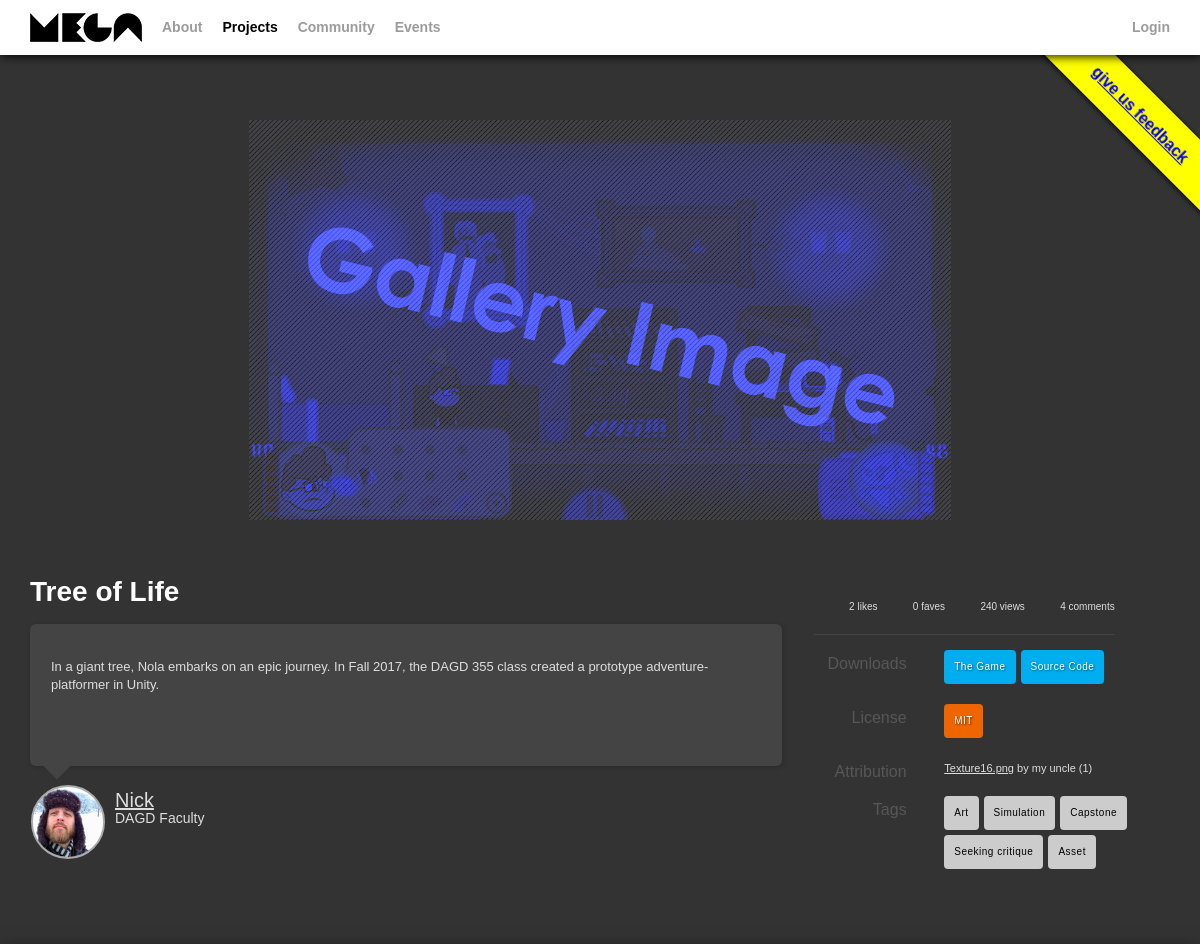
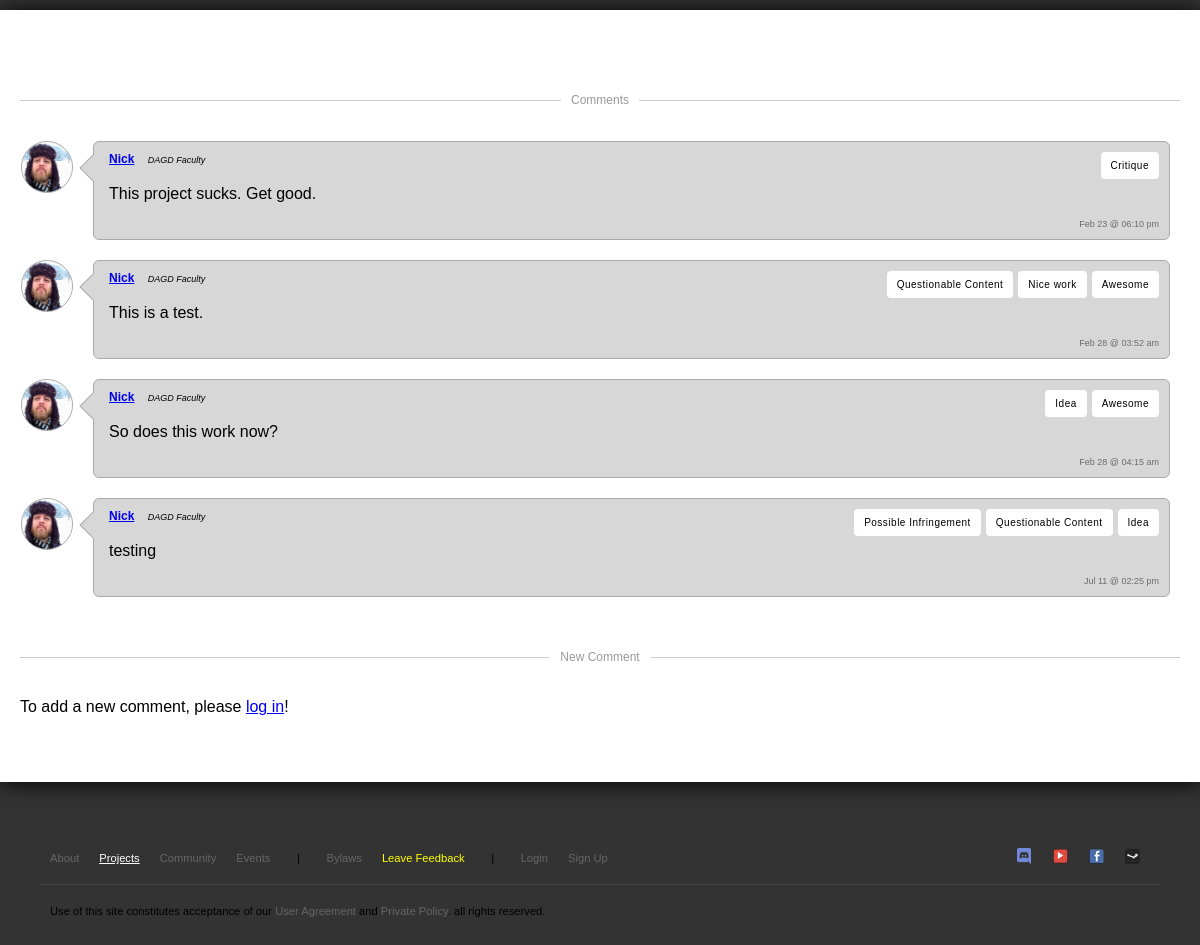
Page /project.php?id=1 on the committed database (2 pictures, top to bottom).
### tables this page shows
CREATE TABLE `projects` (
  `id` int(11) NOT NULL,
  `title` varchar(64) NOT NULL,
  `description` text NOT NULL,
  `user_id` int(11) NOT NULL,
  `license_id` int(11) NOT NULL
);

CREATE TABLE `users` (
  `id` int(11) NOT NULL,
  `alias` varchar(32) NOT NULL,
  `title` varchar(64) NOT NULL,
  `first` varchar(32) NOT NULL,
  `last` varchar(32) NOT NULL,
  `email` varchar(32) NOT NULL,
  `hash` varchar(64) NOT NULL,
  `date_signup` timestamp NOT NULL DEFAULT CURRENT_TIMESTAMP,
  `is_approved` tinyint(1) NOT NULL DEFAULT '0' COMMENT 'Whether or not the user has been approved.',
  `is_admin` tinyint(1) NOT NULL DEFAULT '0' COMMENT 'Whether or not the user has admin rights.',
  `is_mod` tinyint(1) NOT NULL DEFAULT '0' COMMENT 'Whether or not the user has moderation rights.',
  `bio` text NOT NULL COMMENT 'Stores the user''s bio to be displayed on their profile page.',
  `resume` varchar(256) NOT NULL COMMENT 'Stores the URL to the user''s resume.',
  `avatar` varchar(256) NOT NULL COMMENT 'Stores the URL to the profile picture.'
);

CREATE TABLE `licenses` (
  `id` int(11) NOT NULL,
  `title` varchar(32) NOT NULL,
  `copy` text NOT NULL,
  `link` varchar(128) NOT NULL
);

CREATE TABLE `project_attribution` (
  `id` int(11) NOT NULL,
  `project_id` int(11) NOT NULL,
  `work` varchar(64) NOT NULL,
  `creator` varchar(64) NOT NULL,
  `user_id` int(11) NOT NULL,
  `license_id` int(11) NOT NULL,
  `work_link` varchar(128) NOT NULL
);

CREATE TABLE `tags_projects` (
  `id` int(11) NOT NULL,
  `text` varchar(32) NOT NULL
);

CREATE TABLE `comments_projects` (
  `id` int(11) NOT NULL,
  `user_id` int(11) NOT NULL,
  `project_id` int(11) NOT NULL,
  `date_posted` timestamp NOT NULL DEFAULT CURRENT_TIMESTAMP,
  `comment` text NOT NULL
);

### includes/class.User.php (called while the page is built, shortened)
<?
include_once "class.CoolDB.php";
include_once "functions.php";
class User {
    static function current(){
        return null;
    }
    static function isLoggedIn():bool {
        $user = User::current();
        return (!empty($user));
    }
    static function avatar($user):string{
        $default = "imgs/placeholder-avatar1.jpg";
        $email = "";
        if(is_string($user)) $email = $user;
        if(is_array($user) && array_key_exists('email', $user)) $email = $user['email'];
        $url = "media/avatars/$email.png";
        return file_exists($url) ? $url : $default;
    }
}
?>

### includes/class.CoolDB.php (called while the page is built, shortened)
<?
class CoolDB {
    static $pdo;
    function connect(){
        if(empty(CoolDB::$pdo)) {
            try {
                CoolDB::$pdo = new PDO(DB::HOST, DB::USER, DB::PASS);
            } catch (Exception $e){
                die("uh oh! it looks like our database is down...");
            }
        }
        return CoolDB::$pdo ? true : false;
    }
    function query(string $query, array $params){
        $stmt = CoolDB::$pdo->prepare($query);
        $stmt->execute($params);
        $res = (array) $stmt->fetchAll(PDO::FETCH_ASSOC);
        return $res;
    }
}
?>

### includes/functions.php (called while the page is built, shortened)
<?
function easyDate($mysql){
    return date('M d @ h:i a', strtotime($mysql));
}
function array_key($arr, $key){
    return array_key_exists($key, $arr) ? $arr[$key] : '';
}
function get(string $str){
    $res=array_key($_GET, $str);
    return $res;
}
?>

### project.php (the view, shortened to what this page needs)
<?
include_once "includes/functions.php";
include_once "includes/templates.php";
include_once "includes/class.CoolDB.php";
include_once "includes/class.User.php";
$id = intval(get("id"));
$cURL = $_SERVER['REQUEST_URI'];
$db = new CoolDB();
$sql = "SELECT p.*, likes.num_likes, faves.num_faves, l.title AS 'license_title', l.copy AS 'license_copy', l.link AS 'license_link'
FROM
	projects p, licenses l,
	(SELECT COUNT(user_id) AS num_likes FROM project_likes WHERE project_id=?) likes,
    (SELECT COUNT(user_id) AS num_faves FROM project_faves WHERE project_id=?) faves
WHERE p.id=? AND l.id=p.license_id";
$rows = $db->query($sql, array($id, $id, $id));
$project = $rows[0];
$comments = $db->query("SELECT u.alias AS 'user_name', u.title AS 'user_title', u.avatar AS 'user_avatar', u.email AS 'user_email', c.*, GROUP_CONCAT(t.text) AS 'tags' FROM comments_projects c, comments_projects_tags j, tags_comments t, users u WHERE c.project_id=? AND t.id = j.tag_id AND j.comment_id = c.id AND u.id=c.user_id GROUP BY c.id", array($id));
$tags = $db->query("SELECT t.* FROM project_tags j, tags_projects t WHERE j.project_id=? AND j.tag_id = t.id;", array($id));
$attribution = $db->query("SELECT * FROM `project_attribution` WHERE `project_id` = ?;", array($id));
$creator = $db->query("SELECT * FROM `users` WHERE `id`=?;", array($project['user_id']))[0];
$likeButtonClass="button";
$faveButtonClass="button";
$showButtons=false;
beginPage("projects");
mainMenu();
?>
        <div class="tray">
            <div class="feature">
                <img src="imgs/placeholder-gallery-image.png">
            </div>
            <article>
                <h1><?=$project["title"]?></h1>
                <div class="bubble bottom">
                    <p><?=$project["description"]?></p>
                    <div class="arrow bottom-left">
                        <div class="blocker"></div>
                    </div>
                </div>
                <div class="creator">
                    <div class="avatar"><img src="<?=User::avatar($creator)?>"></div>
                    <h2><a href='profile.php?id=<?=$creator['id']?>' ><?=$creator['alias']?></a></h2>
                    <h3><?=$creator['title']?></h3>
                </div>
            </article>
            <aside>
                <div class="stats">
                    <? if($showButtons){ ?>
                    <a id="bttnLike" class="<?=$likeButtonClass?>"><span class='count'><?=$project['num_likes']?></span> likes<span class="icon"></span></a>
                    <a id="bttnFave" class="<?=$faveButtonClass?>"><span class='count'><?=$project['num_faves']?></span> faves<span class="icon"></span></a>
                    <? } else { ?>
                    <div><?=$project['num_likes']?> likes</div>
                    <div><?=$project['num_faves']?> faves</div>
                    <? } ?>
                    <div>240 views</div>
                    <div><?=count($comments)?> comments</div>
                </div>
                <div class="hr"></div>
                <div class="split">
                    <div>Downloads</div>
                    <div>
                        <a href="#" class="button">The Game</a>
                        <a href="#" class="button">Source Code</a>
                    </div>
                </div>
                <? if(!empty($project["license_id"])) { ?>
                <div class="split">
                    <div>License</div>
                    <div><a href="<?=$project["license_link"]?>" target="_blank" class="button license"><?=$project["license_title"]?>
                    </a></div>
                </div>
                <? } ?>
                <? if(count($attribution) > 0){ ?>
                <div class="split">
                    <div>Attribution</div>
                    <div>
                        <ul>
                            <? foreach($attribution as $attr){ ?>
                            <li><a href="<?=$attr['work_link']?>" class="work"><?=$attr['work']?></a> by <?=$attr['creator']?> <span class="license">(<?=$attr['license_id']?>)</span></li>
                            <? } ?>
                        </ul>
                    </div>
                </div>
                <? } ?>
                <div class="split">
                    <div>Tags</div>
                    <div>
                        <? foreach($tags as $tag){ ?>
                        <a href="projects.php?tag=<?=$tag['id']?>" class="tag button"><?=$tag["text"]?></a>
                        <? } ?>
                    </div>
                </div>
            </aside>
            <footer></footer>
        </div>
        <div class="content">
            <section>
                <div class="hr text"><h3><span>Comments</span></h3></div>
                <?
                foreach($comments as $comment){
                    comment($comment);
                }
                ?>
            </section>
            <section>
                <div class="hr text"><h3><span>New Comment</span></h3></div>
                <? if(User::isLoggedIn()) { ?>
                <form method="post" action="project.php?id=<?=$id?>">
                    <p>Choose some tags to accompany your comment:</p>
                    <div class='tag-picker'>
                    <?
                    $commentTags = $db->query("SELECT * FROM `tags_comments` ORDER BY `warn` ASC;", array());
                    foreach($commentTags as $tag){
                        $name = "commentFormTag".$tag['id'];
                        $value = $tag['text'];
                        $class = $tag['warn'] ? "issue" : "";
                        ?>
                        <input type="checkbox" value="<?=$value?>" name="<?=$name?>" id="<?=$name?>">
                        <label class="<?=$class?>" for="<?=$name?>"><?=$value?></label>
                    <? } ?>
                    </div>
                    <div class="clear"></div>
                    <p>What would you like to say?</p>
                    <textarea name="comment" style="width:100%;max-width:100%;min-width:100%;min-height:50px;height:100px;max-height:300px;"></textarea>
                    <button type="submit" id="submit-bttn">Submit</button>
                </form>
                <? } else { ?>
                <p>To add a new comment, please <a href="login.php?redirect=<?echo urlencode($cURL);?>">log in</a>!</p>
                <? } ?>
            </section>
        </div>
<? endPage(); ?>

### includes/templates.php (shortened to what this page needs)
<?
include_once "class.User.php";
function beginPage(string $class = "", $css = null){
    ?><!doctype html><html lang="en-US">
    <head><link href="styles/main.css" rel="stylesheet">
    </head><body class="<? echo $class; ?>">
    <div id="bug-issues"><a href="https://github.com/nickworks/megaworks/issues" target="_blank">give us feedback</a></div>
<?}
function endPage(){
    $showProfile = User::isLoggedIn();
    $cURL = $_SERVER['REQUEST_URI'];
    $uid = User::current()['id'];
    ?><footer class="footer">
        <nav>
            <ul>
                <li><a class="about" href="about.php">About</a></li>
                <li><a class="projects" href="projects.php">Projects</a></li>
                <li><a class="talk" href="talk.php">Community</a></li>
                <li><a class="events" href="events.php">Events</a> </li>
                <li>|</li>
                <li><a class="bylaws" href="https://docs.google.com/document/d/1GaI0X1x5A0B0OwSkmx-xA56ebZ8_UZMd-PDjs18u9YQ/edit?usp=sharing">Bylaws</a></li>
                <li><a id="feedback" href="https://github.com/nickworks/megaworks/issues">Leave Feedback</a> </li>
                <li>|</li>
                <? if($showProfile) { ?>
                    <li><a class="profile" href="profile.php?id=<? echo $uid; ?>">My Account</a></li>
                    <li><a href="logout.php?redirect=<?echo urlencode($cURL);?>">Sign Out</a></li>
                <? } else { ?>
                    <li><a class="login" href="login.php?redirect=<?echo urlencode($cURL);?>">Login</a></li>
                    <li><a class="signup" href="signup.php">Sign Up</a></li>
                <? } ?>
                <li class="spacer"></li>
                <li><a class="discord" href="https://discord.gg/jySFz6V" target="_blank"><span class="hide">Discord</span></a> </li>
                <li><a class="youtube" href="https://youtu.be/cSGKClvHmrI" target="_blank"><span class="hide">Youtube</span></a></li>
                <li><a class="facebook" href="https://www.facebook.com/groups/31875193841/" target="_blank"><span class="hide">Facebook</span></a></li>
                <li><a class="steam" href="https://steamcommunity.com/groups/fsu-dagd" target="_blank"><span class="hide">Steam</span></a></li>
            </ul>
        </nav>
        <div class="hr"><h3></h3></div>
        <div class="copyright">
            <p>Use of this site constitutes acceptance of our <a href="about.php">User Agreement</a> and <a href="about.php">Private Policy</a>. all rights reserved.</p>
        </div>
        </footer>
    </body>
</html>
<?}
function mainMenu(){
$showProfile = User::isLoggedIn();
$cURL = $_SERVER['REQUEST_URI'];
$uid = User::current()['id'];
?>
<nav class="main">
    <a href="index.php"><div id="logo"></div></a>
    <ul>
        <li><a class="about" href="about.php">About</a></li>
        <li><a class="projects" href="projects.php">Projects</a></li>
        <li><a class="talk" href="talk.php">Community</a></li>
        <li><a class="events" href="events.php">Events</a></li>
        <li class="spacer"></li>
        <? if($showProfile) { ?>
            <li><a class="profile" href="profile.php?id=<? echo $uid ?>">My Account</a></li>
            <li><a href="logout.php?redirect=<?echo urlencode($cURL);?>">Log Off</a></li>
        <? } else { ?>
            <li><a class="login" href="login.php?redirect=<?echo urlencode($cURL);?>">Login</a></li>
        <? } ?>
    </ul>
</nav>
<?}
function event(string $id, string $time, string $title, string $location, string $location_link, string $description, string $eventImage){?>
<?}
function comment(array $comment){
$avatar = array_key($comment, 'user_email');
$avatar = User::avatar($avatar);
?>
<div class="comment">
    <div class="avatar"><img src="<?=$avatar?>"></div>
    <div class="bubble">
        <div class="infront">
            <div class="tags">
                <?
                if(array_key_exists('tags', $comment)){
                    $tags = explode(',', $comment['tags']);
                    foreach($tags as $tag) {
                        echo "<a class=\"button tag\">$tag</a>";
                    }
                }
                ?>
            </div>
            <h1>
                <a href="profile.php?id=<?=$comment['user_id']?>"><?=$comment["user_name"]?></a>
                <span><?=$comment["user_title"]?></span>
            </h1>
            <p><?=$comment["comment"]?></p>
            <time><?=easyDate($comment["date_posted"])?></time>
        </div>
        <div class="arrow left-top">
            <div class="blocker"></div>
        </div>
    </div>
    </div>
<? } ?>

### rows in the picture
projects: title "Tree of Life", description "In a giant tree, Nola embarks on an epic journey. In Fall 2017, the DAGD 355 class created a prototype adventure-platformer in Unity.", license.title "MIT"
users: email (picture), alias "Nick", title "DAGD Faculty"
project_attribution: work "Texture16.png", creator "my uncle", license "1"
tags_projects: text "Art"
tags_projects: text "Simulation"
tags_projects: text "Capstone"
tags_projects: text "Seeking critique"
tags_projects: text "Asset"
comments_projects: user.email (picture), tag "Critique", user.alias "Nick", user.title "DAGD Faculty", comment "This project sucks. Get good.", date_posted "Feb 23 @ 06:10 pm"
comments_projects: user.email (picture), tag "Awesome", tag "Nice work", tag "Questionable Content", user.alias "Nick", user.title "DAGD Faculty", comment "This is a test.", date_posted "Feb 28 @ 03:52 am"
comments_projects: user.email (picture), tag "Awesome", tag "Idea", user.alias "Nick", user.title "DAGD Faculty", comment "So does this work now?", date_posted "Feb 28 @ 04:15 am"
comments_projects: user.email (picture), tag "Idea", tag "Questionable Content", tag "Possible Infringement", user.alias "Nick", user.title "DAGD Faculty", comment "testing", date_posted "Jul 11 @ 02:25 pm"

### other values in the picture
$project['num_likes'] "2"
$project['num_faves'] "0"
count($comments) "4"
